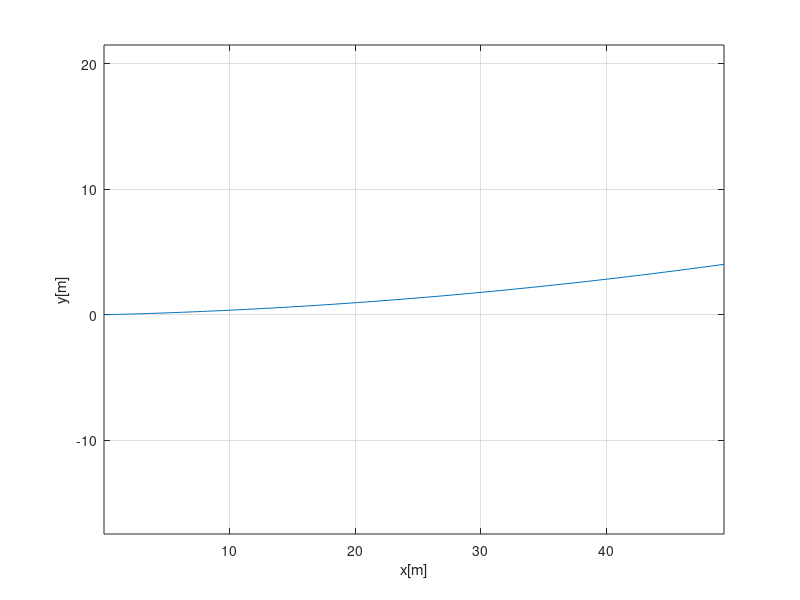

The MATLAB source for this figure:
function [] = DynamicBicycleModel()
    clear;
    close all;
    clc;
    
    disp("start Dynamic Bicycle model simulation");

    T = 100;
    a = ones(1, T);
    delta = deg2rad(ones(1, T));

    state = struct('x', 0, 'y', 0, 'yaw', 0, 'vx', 0.01, 'vy', 0, 'omega', 0);

    x = [];
    y = [];
    yaw = [];
    vx = [];
    vy = [];
    time = [];
    t = 0.0;

    dt = 0.1;  
    Cf = 1600 * 2.0; 
    Cr = 1700 * 2.0; 
    L = 5.0;
    Lr = L / 2.0;  
    Lf = L - Lr;  
    m = 1500;  
    Iz = 2250; 

    for i = 1:T
        t = t + dt;
        state = update_kinematic_bicycle(state, a(i), delta(i), dt, Cf, Cr, Lf, Lr, m, Iz);
        x = [x, state.x];
        y = [y, state.y];
        yaw = [yaw, state.yaw];
        vx = [vx, state.vx];
        vy = [vy, state.vy];
        time = [time, t];
    end
    
    figure;
    plot(x, y);
    xlabel("x[m]");
    ylabel("y[m]");
    axis("equal");
    grid on;
end

function state = update_kinematic_bicycle(state, a, delta, dt, Cf, Cr, Lf, Lr, m, Iz)
    state.x = state.x + state.vx * cos(state.yaw) * dt - state.vy * sin(state.yaw) * dt;
    state.y = state.y + state.vx * sin(state.yaw) * dt + state.vy * cos(state.yaw) * dt;
    state.yaw = state.yaw + state.omega * dt;
    Ffy = -Cf * atan2(((state.vy + Lf * state.omega) / state.vx - delta), 1.0);
    Fry = -Cr * atan2((state.vy - Lr * state.omega) / state.vx, 1.0);
    state.vx = state.vx + (a - Ffy * sin(delta) / m + state.vy * state.omega) * dt;
    state.vy = state.vy + (Fry / m + Ffy * cos(delta) / m - state.vx * state.omega) * dt;
    state.omega = state.omega + (Ffy * Lf * cos(delta) - Fry * Lr) / Iz * dt;
end
